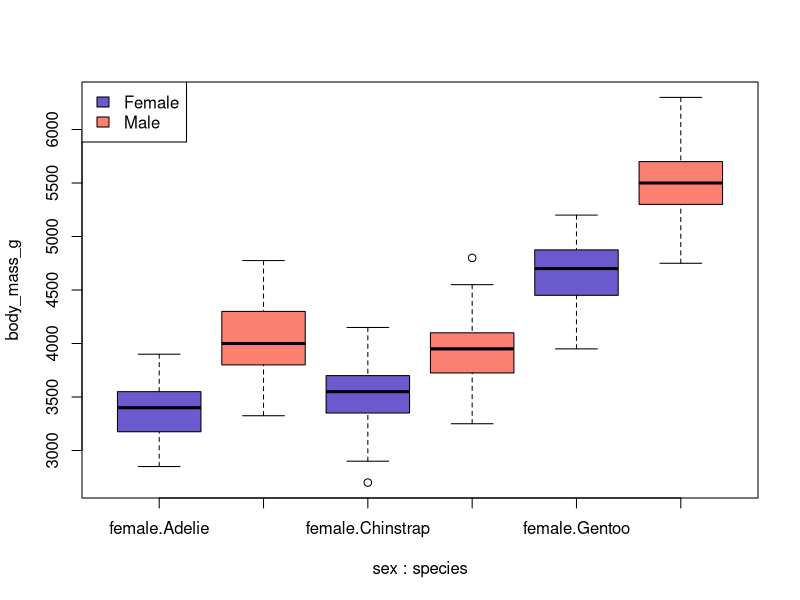

Write R code to recreate this figure.
## ---- chunk 1
M1 <- matrix(1:16, nrow = 4, ncol = 4)
## ---- chunk 2
library(palmerpenguins)
head(penguins)

?palmerpenguins-package
## ---- chunk 3
by(penguins$body_mass_g, list(penguins$sex, penguins$species), summary)

massfit <- lm(body_mass_g ~ sex * species, data = penguins)
summary(massfit)

boxplot(body_mass_g ~ sex * species, data = penguins, 
        col = rep(c("slateblue", "salmon"), 3))
legend("topleft", fill = c("slateblue", "salmon"), 
       legend = c("Female", "Male"))
## ---- chunk 4
library(tibble)
class(penguins) 
is.data.frame(penguins)
is_tibble(penguins)
## ---- chunk 5
options(max.print = 48)

peng_df <- as.data.frame(penguins)
class(peng_df)

## subset
subset(peng_df, !is.na(body_mass_g))
subset(peng_df, sex == "male")
peng_df[1:6, ]

## sort
peng_df[order(peng_df$year), ]
peng_df[order(peng_df$year, decreasing = TRUE), ]

## select columns
peng_df[c("species", "sex", "year")]
peng_df[grep("^bill", names(peng_df), value = TRUE)]
subset(peng_df, select = bill_length_mm:body_mass_g)

## create new columns
peng_df$bill_ratio <- with(peng_df, bill_length_mm / bill_depth_mm)
# or
peng_df <- within(peng_df, {
  bill_ratio <- bill_length_mm / bill_depth_mm
})
#or
peng_df <- transform(peng_df, bill_ratio = bill_length_mm / bill_depth_mm)

# reorder
peng_df[c("species", "island", "bill_length_mm", 
                     "bill_depth_mm", "bill_ratio", "flipper_length_mm", 
                     "body_mass_g", "sex", "year")]

## ---- chunk 6
library(dplyr)

## subset
filter(penguins, !is.na(body_mass_g))
filter(penguins, sex == "male")
slice(penguins, 1:6)

## sort
arrange(penguins, year)
arrange(penguins, desc(year))

## select columns
select(penguins, species, sex, year)
select(penguins, starts_with("bill"))
select(penguins, bill_length_mm:body_mass_g)

## create new columns
mutate(penguins, bill_ratio = bill_length_mm / bill_depth_mm) |>
  select(starts_with("bill"))

mutate(penguins, bill_ratio = bill_length_mm / bill_depth_mm) |>
  relocate(bill_ratio, .after = bill_depth_mm)
## ---- chunk 7
library(data.table)

peng_dt <- data.table(penguins)

## subset
peng_dt[!is.na(body_mass_g)]
peng_dt[sex == "male"]
peng_dt[1:6]

## sort
setorder(peng_dt, year) # doesn't return anything but modifies the table
peng_dt
setorder(peng_dt, -year)
peng_dt

## select columns
peng_dt[, .(species, sex, year)]
peng_dt[, grep("^bill", names(peng_dt)), with = FALSE]
peng_dt[, bill_length_mm:body_mass_g]

## create new columns
peng_dt[, bill_ratio := bill_length_mm / bill_depth_mm]
peng_dt

# transform but doesn't modify the dt
peng_dt[, .(bill_ratio = bill_length_mm / bill_depth_mm)]
# returns a vector
peng_dt[, (bill_ratio = bill_length_mm / bill_depth_mm)]

# reorder columns

setcolorder(peng_dt, c("species", "island", "bill_length_mm", 
                     "bill_depth_mm", "bill_ratio"))
peng_dt
